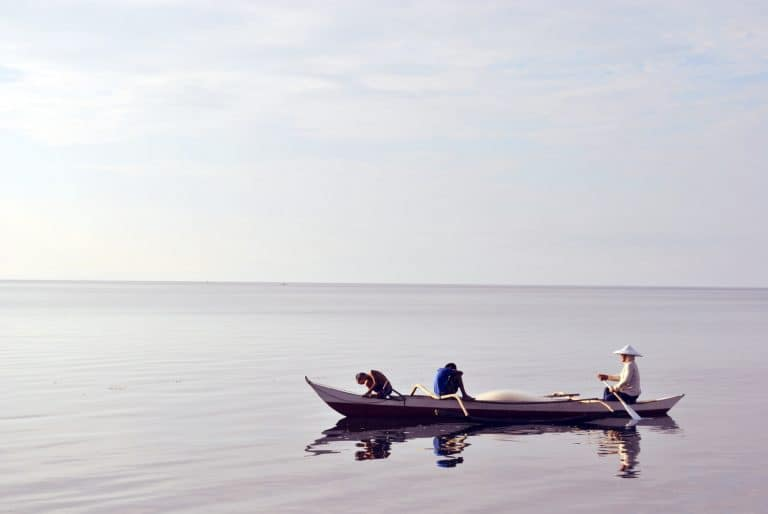
#> input picture Week 6 Activity/boat.jpg, 768 x 514 px
$ jupyter execute --allow-errors 'Week 6 Individual Activity.ipynb'
#> lines starting #> are read from the running program, lines starting #| are printed output that depends on the picture; after the words box and inside, x2 and y2 are one past the last pixel; in counts of white or black regions, pixels touching at a corner belong together
[cell 1]
import os
os.chdir(r'C:\Users\TYC\Documents\Year 2 Sem 3 Resources\MP\Tutorial Notes\Week 6')

import sys
# Python 3.7 is required
assert sys.version_info >= (3,7)

import cv2 as cv
import numpy as np

# Make sure that optimization is enabled
if not cv.useOptimized():
    cv.setUseOptimized(True)

cv.useOptimized()

import matplotlib.pyplot as plt

### 1) Write a program to segment the boat and the people on it from the background. Follow the instruction below:
- Use 'boat.jpg' as input.
- Apply Otsu thresholding.
- Draw bounding box to identify the region where the boat and people are located.

[cell 2]
img = cv.imread('boat.jpg', 0)   # 0 means grayscale
#> img: shape (514, 768); min 0, max 255, mean 208

# Otsu's threshold after Gaussian filtering
blur = cv.GaussianBlur(img, (5, 5), 0)   # the third argument here is standard deviation
ret3, th3 = cv.threshold(blur, 0, 255, cv.THRESH_BINARY_INV+cv.THRESH_OTSU)
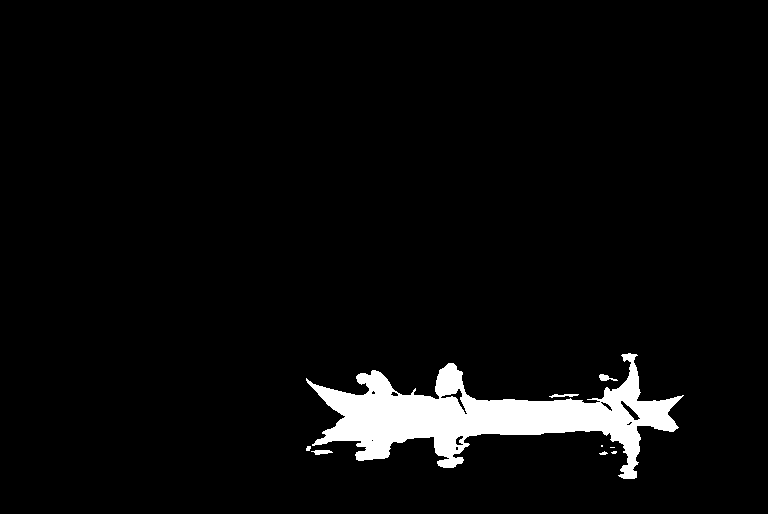
#> th3: shape (514, 768); 4.4% white; 9 white regions (3 under 20 px), largest, box (x1, y1, x2, y2) and area: (306, 353, 684, 479) 17142, (311, 450, 333, 455) 73, (599, 374, 618, 381) 72, (549, 394, 579, 398) 67, (306, 446, 311, 451) 21, (599, 451, 608, 455) 21
#> ret3 = 135

#define initial minimum and maximum x and y values for pixels with value 255
xmin, xmax, ymin, ymax = th3.shape[1]-1, 0, th3.shape[0]-1, 0
#> xmin = 767; xmax = 0; ymin = 513; ymax = 0

#dilate mask so that bounding box would be slightly larger than actual boat
struc_ele=np.ones((5,5),dtype=np.uint8)
th3=cv.dilate(th3,struc_ele,iterations=5)
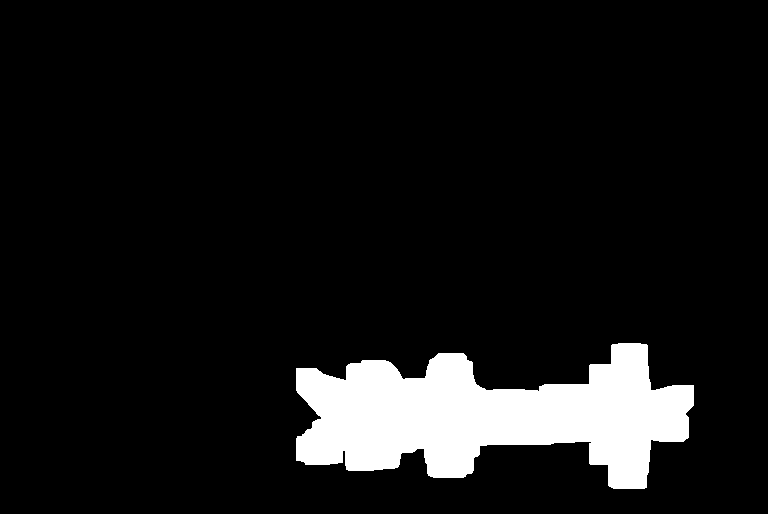
#> th3: shape (514, 768); 8.7% white; 1 white region, box (x1, y1, x2, y2) and area: (296, 343, 694, 489) 34283

#brute force pixel by pixel identification of min and max x and y, O(width*height) time complexity, not ideal
for i in range(th3.shape[0]):
    for j in range(th3.shape[1]):
        if(th3[i][j]==255):
            xmin=min(xmin,j)
            xmax=max(xmax,j)
            ymin=min(ymin,i)
            ymax=max(ymax,i)

#load initial boat image
img = cv.imread('boat.jpg')
#> img is the input picture: shape (514, 768, 3); mean B, G, R 212.5, 207, 208.3

#create bounding box based on min and max x and y on the loaded boat image
cv.rectangle(img,(xmin,ymin),(xmax,ymax),(0,0,255), 1, cv.LINE_AA)
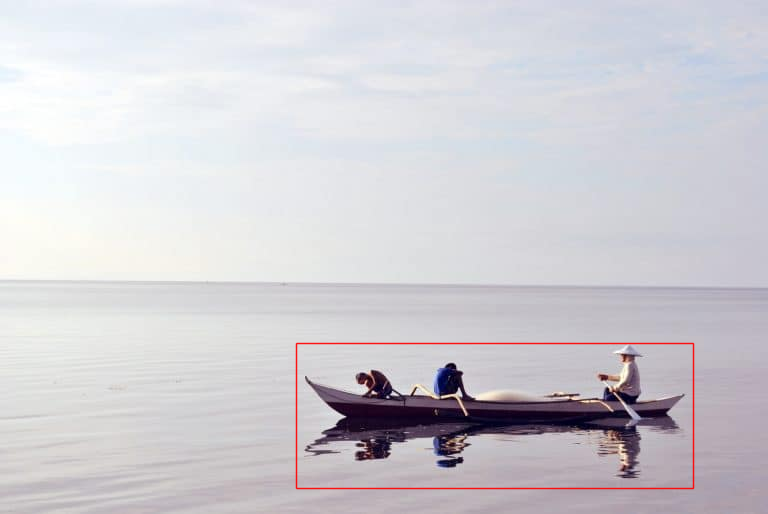
#> img: shape (514, 768, 3); 0.82% of pixels changed, all inside (x1, y1, x2, y2) = (295, 342, 695, 490)

cv.imshow('Bounding box', img)
cv.waitKey(0)
cv.destroyAllWindows()
